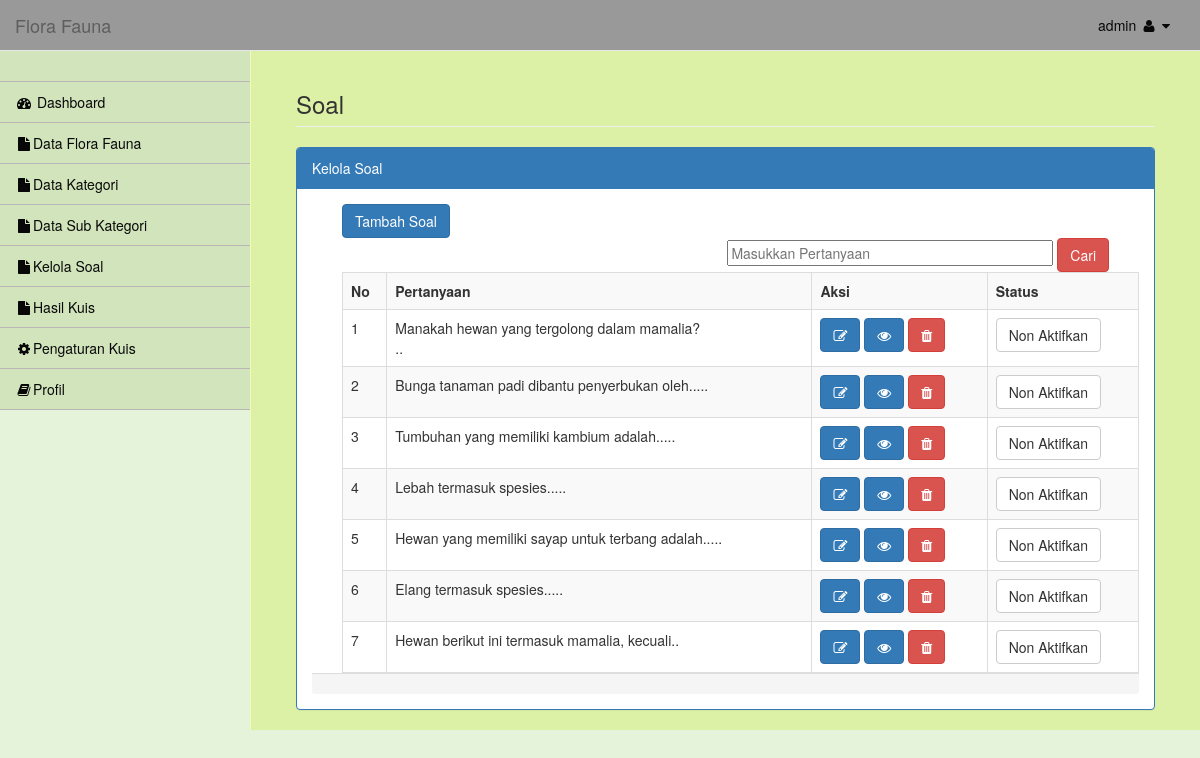
The app's page /admin/media.php?module=soal (signed in) with its own data.
### tables this page shows
CREATE TABLE `tbl_soal` (
  `id_soal` int(5) NOT NULL,
  `soal` text NOT NULL,
  `a` varchar(30) NOT NULL,
  `b` varchar(30) NOT NULL,
  `c` varchar(30) NOT NULL,
  `d` varchar(30) NOT NULL,
  `knc_jawaban` varchar(30) NOT NULL,
  `gambar` varchar(100) DEFAULT NULL,
  `tanggal` date DEFAULT NULL,
  `aktif` enum('Y','N') DEFAULT 'Y',
  `kategori` varchar(255) DEFAULT NULL
);

### admin/modul/mod_soal/soal.php (the view, shortened to what this page needs)
        <div id="page-wrapper">
            <div class="container-fluid">
                <div class="row">
                    <div class="col-lg-12">
                       <h3 class="page-header"> Soal </h3>
                    </div>
                </div>
                <div class="row">
                    <div class="col-lg-12">
                    <div class="panel panel-primary">
                        <div class="panel-heading">
                          Kelola Soal
                        </div>
                        <div class="panel-body">
<?php
 if (empty($_SESSION['username']) AND empty($_SESSION['passuser'])){
  echo "<link href='style.css' rel='stylesheet' type='text/css'>
 <center>Untuk mengakses modul, Anda harus login <br>";
  echo "<a href=../../index.php><b>LOGIN</b></a></center>";
}
else{
$aksi="modul/mod_soal/aksi_soal.php";
switch($_GET[act]){
  default:
  echo "<div style='text-align:left;padding-left:30px;'>
          <input class='btn btn-primary' type=button value='Tambah Soal'
          onclick=\"window.location.href='?module=soal&act=tambahsoal';\">";
  echo "<div style='text-align:right;padding-right:30px;'>
         <form method='POST' action=?module=soal&act=carisoal>
     <input type=text name='cari'  placeholder='Masukkan Pertanyaan' list='auto' size=40 required/> <input type=submit class='btn btn-danger' value='Cari'>";
    echo"<datalist id='auto'>";
  echo"</datalist></form>
      </div>";
     echo" <table class='table table-striped table-bordered table-hover'>
          <tr><th>No</th><th>Pertanyaan</th><th>Aksi</th><th>Status</th></tr>";
    $tampil=mysqli_query($connect,"SELECT * FROM tbl_soal ORDER BY id_soal DESC");
    $no=1;
    while ($r=mysqli_fetch_array($tampil)){
    $soal=substr($r[soal],0,78);
       echo "<tr><td>$no</td>
             <td>$soal..</td>
             <td>
        <a href=?module=soal&act=editsoal&id=$r[id_soal] class='btn  btn btn-primary'><i class='fa fa-pencil-square-o'></i></a>
            <a href='?module=soal&act=viewsoal&id=$r[id_soal]' class='btn btn-primary'\"><i class='fa fa-eye'></i></a>
            <a href=$aksi?module=soal&act=hapus&id=$r[id_soal] class='btn  btn btn-danger'><i class='fa fa-trash'></i></a>
            </td>";
        if ($r[aktif]=="Y") {
          echo"<td><input type=button class='btn btn-default' value='Non Aktifkan' onclick=\"window.location.href='$aksi?module=soal&act=nonaktif&id=$r[id_soal]';\"></td>";
        }else {
          echo"<td align='center'><input class='btn btn-success' type=button value='Aktifkan' onclick=\"window.location.href='$aksi?module=soal&act=aktif&id=$r[id_soal]';\"></td>";
        }
        echo"   </td>
    </tr>";
      $no++;
    }
    echo "</table>";
    break;
  }
}
?>
                        </div>
                        <div class="panel-footer">
                        </div>
                    </div>
                    </div>
                </div>
            </div>
        </div>

### records on screen
tbl_soal: soal "Manakah hewan yang tergolong dalam mamalia?"
tbl_soal: soal "Bunga tanaman padi dibantu penyerbukan oleh..."
tbl_soal: soal "Tumbuhan yang memiliki kambium adalah..."
tbl_soal: soal "Lebah termasuk spesies..."
tbl_soal: soal "Hewan yang memiliki sayap untuk terbang adalah..."
tbl_soal: soal "Elang termasuk spesies..."
tbl_soal: soal "Hewan berikut ini termasuk mamalia, kecuali"

### other values on screen
$_SESSION[username] "admin"
